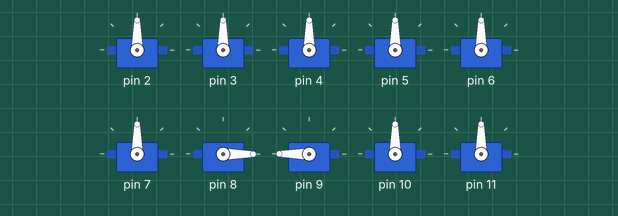
A sketch run on a simulated Arduino Uno, built with avr-gcc and run on an emulated ATmega328P. Parts: 10 × servo.

Above: at 0.4 s.
Timing chart, 0 to 1.9 s (numbered marks = the images above):
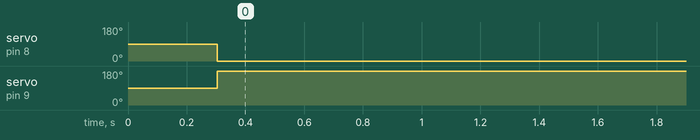

Measured:
- by itself, servo on pin 8: 90° → 0° at 0.30 s
- by itself, servo on pin 9: 90° → 180° at 0.30 s

The sketch:

home.ino
```cpp
/* makebot R BOT home code
 * makebot homepage(English) : http://makebot.mystrikingly.com/
 * makebot homepage(Korean) : https://makebot.modoo.at
 * files : https://github.com/makebot-lab/rbot
 * R BOT is humanoid robot made by WONDAEHAN.
 */
#include <Rbot.h>

Rbot Rbot;

void setup() {
  Rbot.ready();
  Rbot.home();
}

void loop() {

}
```
